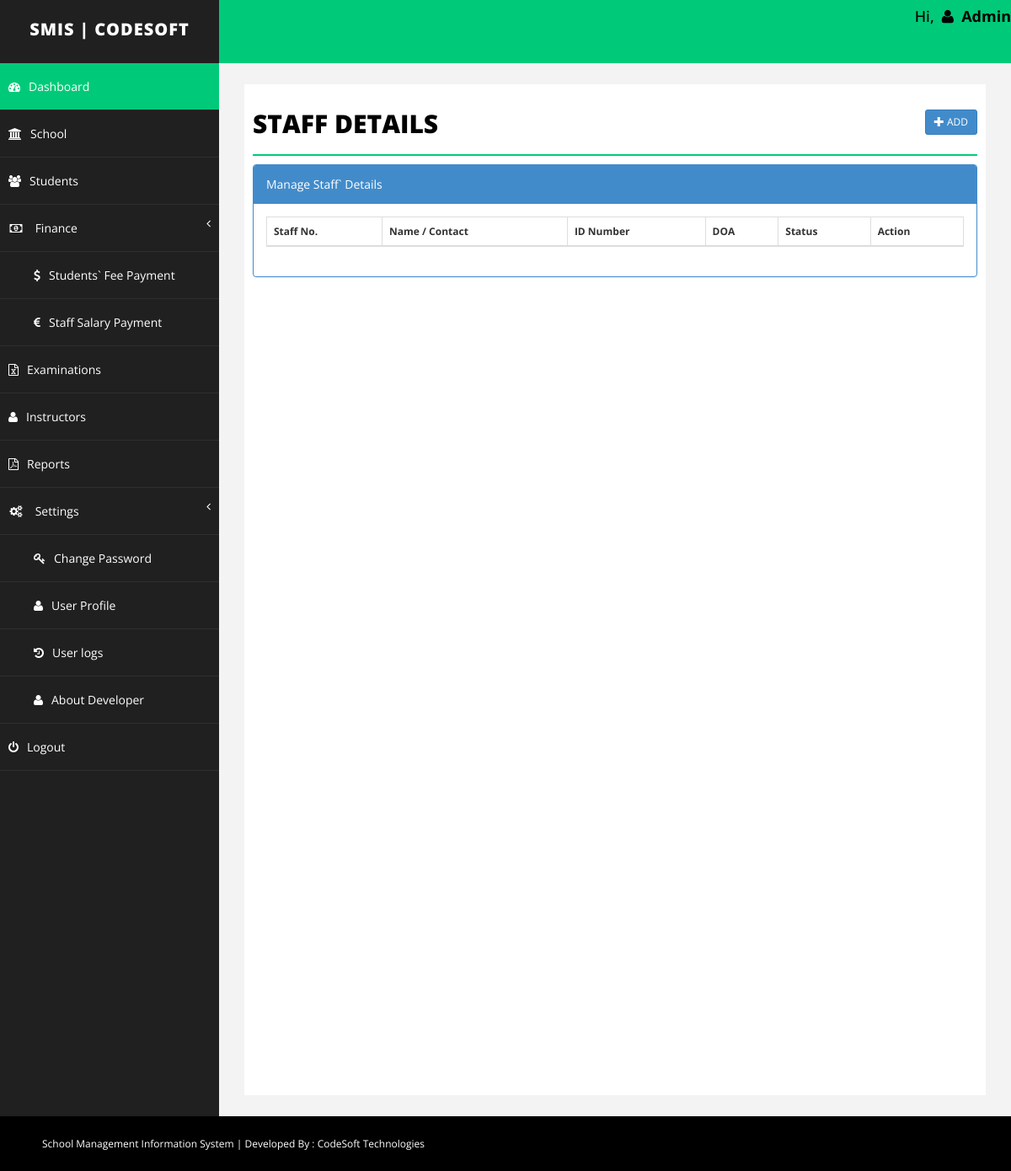
The page /Staff/staff.php (signed in) on the database as committed earlier.
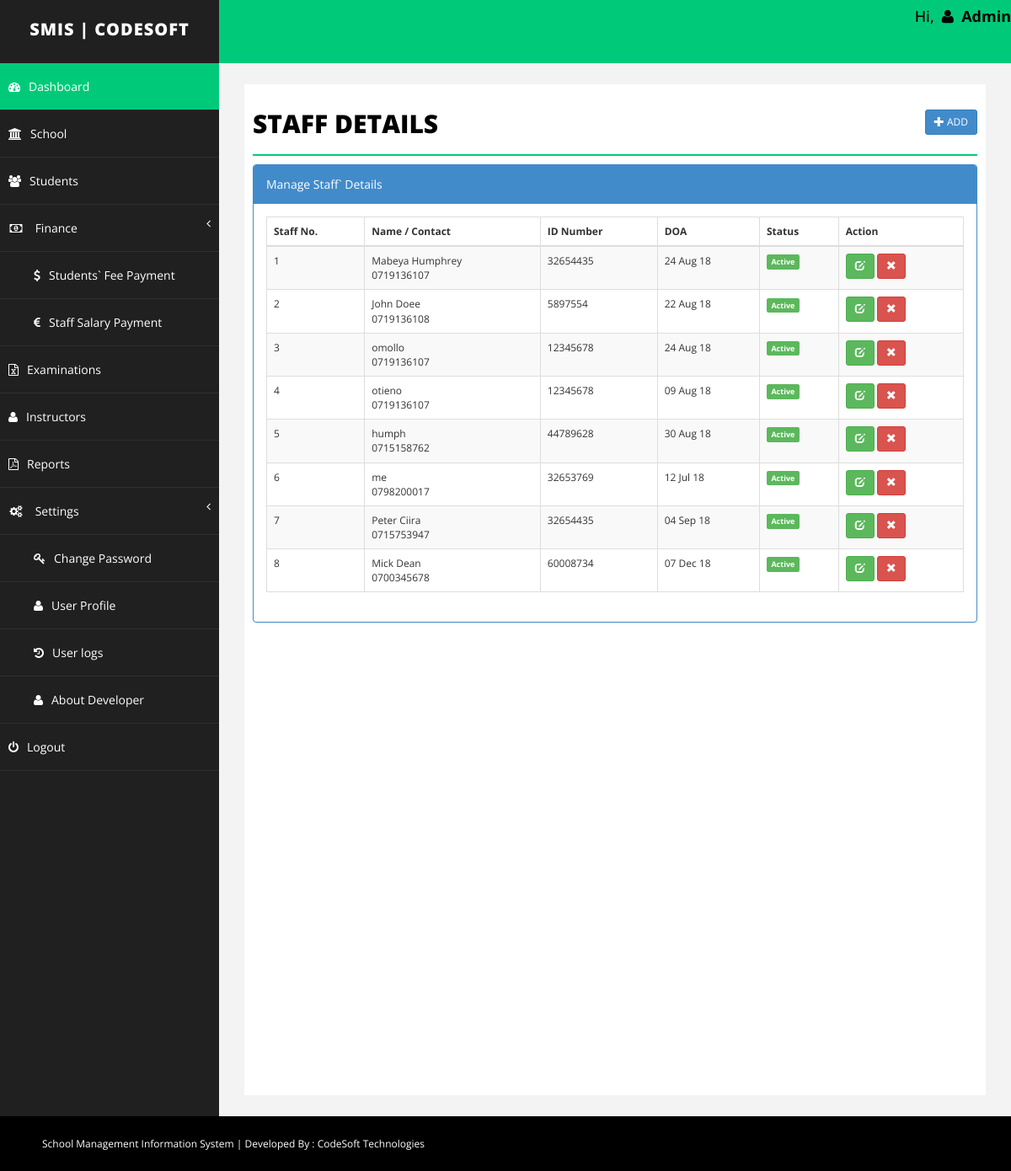
The same page on the database as committed later.
### tables this page shows
CREATE TABLE `staff` (
  `id` int(255) NOT NULL,
  `emailid` varchar(255) NOT NULL,
  `iname` varchar(255) NOT NULL,
  `joindate` datetime NOT NULL,
  `about` text NOT NULL,
  `contact` varchar(255) NOT NULL,
  `idno` varchar(255) NOT NULL,
  `salary` int(255) NOT NULL,
  `branch` varchar(255) NOT NULL,
  `remark` text NOT NULL,
  `delete_status` enum('0','1') NOT NULL DEFAULT '0'
);

### Staff/staff.php (the view, shortened to what the changed rows need)
<?php
	include("../Include/dbconnect.php");
	$id="";
	$emailid='';
	$iname='';
	$joindate = '';
	$remark='';
	$contact='';
	$idno='';
	$salary='';
	$about = '';
	$branch='';
	$action = "add";
?>
<!DOCTYPE html>
<html xmlns="http://www.w3.org/1999/xhtml">
<head>
	<?php include("../Include/links.php"); ?>
</head>
<?php
	include("../Include/header.php");
?>
        <div id="page-wrapper">
            <div id="page-inner">
                <div class="row">
                    <div class="col-md-12">
                        <h1 class="page-head-line">Staff Details
							<?php
								echo (isset($_GET['action']) && @$_GET['action']=="add" || @$_GET['action']=="edit")?
								' <a href="staff.php" class="btn btn-primary btn-sm pull-right">Back <i class="glyphicon glyphicon-arrow-right"></i></a>':'<a href="staff.php?action=add" class="btn btn-primary btn-sm pull-right"><i class="glyphicon glyphicon-plus"></i> Add </a>';
							?>
						</h1>
                    </div>
                </div>
				<?php
				if(isset($_GET['action']) && @$_GET['action']=="add" || @$_GET['action']=="edit")
				{
				?>
				<script type="text/javascript" src="../../js/validation/jquery.validate.min.js"></script>
                	<div class="row">
						<div class="col-sm-10 col-sm-offset-1">
               				<div class="panel panel-primary">
								<div class="panel-heading">
									<?php echo ($action=="add")? "Add Staff": "Edit Staff"; ?>
								</div>
								<form action="staff.php" method="post" id="signupForm1" class="form-horizontal">
                        		<div class="panel-body">
									<fieldset class="scheduler-border" >
						 				<legend  class="scheduler-border">Personal Information:</legend>
											<div class="form-group">
												<label class="col-sm-2 control-label" for="Old">Name* </label>
												<div class="col-sm-10">
													<input type="text" class="form-control" id="iname" name="iname" value="<?php echo $iname;?>"  />
												</div>
											</div>
											<div class="form-group">
													<label class="col-sm-2 control-label" for="Old">Contact* </label>
													<div class="col-sm-10">
														<input type="text" class="form-control" id="contact" name="contact" value="<?php echo $contact;?>" maxlength="10" />
													</div>
											</div>
											<div class="form-group">
												<label class="col-sm-2 control-label" for="Old">ID Number* </label>
												<div class="col-sm-10">
													<input type="text" class="form-control" id="idno" name="idno" value="<?php echo $idno;?>" maxlength="8" />
												</div>
											</div>
											<div class="form-group">
												<label class="col-sm-2 control-label" for="Old">Branch* </label>
												<div class="col-sm-10">
													<select  class="form-control" id="branch" name="branch" >
														<option value="" >Select Branch</option>
														<?php
															$sql = "select * from branch where delete_status='0' order by branch.branch asc";
															$q = $conn->query($sql);
															while($r = $q->fetch_assoc())
															{
															echo '<option value="'.$r['id'].'"  '.(($branch==$r['id'])?'selected="selected"':'').'>'.$r['branch'].'</option>';
															}
														?>
													</select>
												</div>
											</div>
											<div class="form-group">
												<label class="col-sm-2 control-label" for="Old">DOJ* </label>
													<div class="col-sm-10">
														<input type="text" class="form-control" id="joindate" name="joindate" value="<?php echo  ($joindate!='')?date("Y-m-d", strtotime($joindate)):'';?>" style="background-color: #fff;" readonly />
													</div>
											</div>
						 			</fieldset>
									<fieldset class="scheduler-border" >
						 				<legend  class="scheduler-border">Remenurations Information:</legend>
										<div class="form-group">
												<label class="col-sm-2 control-label" for="Old">Gross Monthly Pay* </label>
												<div class="col-sm-10">
													<input type="text" class="form-control" id="salary" name="salary" value="<?php echo $salary;?>" <?php echo ($action=="update")?"disabled":""; ?>  />
												</div>
										</div>
										<?php
										if($action=="add")
										{
										?>
										<?php
										}
										?>
										<?php
										if($action=="add")
										{
										?>
										<div class="form-group">
											<label class="col-sm-2 control-label" for="Password">Salary Remark </label>
											<div class="col-sm-10">
												<textarea class="form-control" id="remark" name="remark"><?php echo $remark;?></textarea >
											</div>
										</div>
										<?php
										}
										?>
									</fieldset>
							 		<fieldset class="scheduler-border" >
						 				<legend  class="scheduler-border">Optional Information:</legend>
										<div class="form-group">
											<label class="col-sm-2 control-label" for="Password">About staff </label>
											<div class="col-sm-10">
												<textarea class="form-control" id="about" name="about"><?php echo $about;?></textarea >
											</div>
										</div>
										<div class="form-group">
											<label class="col-sm-2 control-label" for="Old">Email Id </label>
											<div class="col-sm-10">
												<input type="text" class="form-control" id="emailid" name="emailid" value="<?php echo $emailid;?>"  />
											</div>
										</div>
									</fieldset>
									<div class="form-group">
										<div class="col-sm-8 col-sm-offset-2">
											<input type="hidden" name="id" value="<?php echo $id;?>">
											<input type="hidden" name="action" value="<?php echo $action;?>">
											<button type="submit" name="save" class="btn btn-primary">Save </button>
										</div>
									</div>
                         		</div>
							</form>
                        </div>
                    </div>
                </div>
			<script type="text/javascript">
				$( document ).ready( function () {
				$( "#joindate" ).datepicker({
					dateFormat:"yy-mm-dd",
					changeMonth: true,
					changeYear: true,
					yearRange: "1970:<?php echo date('Y');?>"
					});
				if($("#signupForm1").length > 0)
				{
				<?php if($action=='add')
				{
				?>
				$( "#signupForm1" ).validate( {
					rules: {
						iname: "required",
						joindate: "required",
						emailid: "email",
						branch: "required",
						contact: {
							required: true,
							digits: true
						},
						idno: {
							required: true,
							digits: true
						},
						salary: {
							required: true,
							digits: true
						},
					},
				<?php
				}else
				{
				?>
				$( "#signupForm1" ).validate( {
					rules: {
						iname: "required",
						joindate: "required",
						emailid: "email",
						branch: "required",
						idno: {
							required: true,
							digits: true
						},
						contact: {
							required: true,
							digits: true
						}
					},
					<?php
					}
					?>
					errorElement: "em",
					errorPlacement: function ( error, element ) {
						// Add the `help-block` class to the error element
						error.addClass( "help-block" );
						// Add `has-feedback` class to the parent div.form-group
						// in order to add icons to inputs
						element.parents( ".col-sm-10" ).addClass( "has-feedback" );
						if ( element.prop( "type" ) === "checkbox" ) {
							error.insertAfter( element.parent( "label" ) );
						} else {
							error.insertAfter( element );
						}
						// Add the span element, if doesn't exists, and apply the icon classes to it.
						if ( !element.next( "span" )[ 0 ] ) {
							$( "<span class='glyphicon glyphicon-remove form-control-feedback'></span>" ).insertAfter( element );
						}
					},
					success: function ( label, element ) {
						// Add the span element, if doesn't exists, and apply the icon classes to it.
						if ( !$( element ).next( "span" )[ 0 ] ) {
							$( "<span class='glyphicon glyphicon-ok form-control-feedback'></span>" ).insertAfter( $( element ) );
						}
					},
					highlight: function ( element, errorClass, validClass ) {
						$( element ).parents( ".col-sm-10" ).addClass( "has-error" ).removeClass( "has-success" );
						$( element ).next( "span" ).addClass( "glyphicon-remove" ).removeClass( "glyphicon-ok" );
					},
					unhighlight: function ( element, errorClass, validClass ) {
						$( element ).parents( ".col-sm-10" ).addClass( "has-success" ).removeClass( "has-error" );
						$( element ).next( "span" ).addClass( "glyphicon-ok" ).removeClass( "glyphicon-remove" );
					}
				} );
				}
				} );
			</script>
            <?php
				}else{
            ?>
            <link href="../../css/datatable/datatable.css" rel="stylesheet" />
            <div class="panel panel-primary">
                <div class="panel-body">
                    <div class="table-responsive table-sorting">
                        <table class=" table table-bordered table-striped" id="tSortable22">
                            <thead>
                                <tr>
                                    <th>Staff No.</th>
                                    <th>Name / Contact</th>
                                    <th>ID Number</th>
                                    <th>DOA</th>
									<th>Status</th>
                                    <th>Action</th>
                                </tr>
                            </thead>
                            <tbody>
								<?php
									$sql = "select * from staff where delete_status='0'";
									$result = $conn->query($sql);
									$i = 1;
									while($r = $result->fetch_assoc()){
										echo '<tr>
												<td>'.$i.'</td>
												<td>'.$r['iname'].'<br/>'.$r['contact'].'</td>
												<td>'.$r['idno'].'</td>
												<td>'.date("d M y", strtotime($r['joindate'])).'</td>
												<td><label class="label label-success">Active</label></td>
												<td>
													<a href="staff.php?action=edit&id='.$r['id'].'" class="btn btn-success btn-sm"><span class="glyphicon glyphicon-edit"></span></a>
													<a onclick="return confirm(\'Are you sure you want to delete this record?\');" href="staff.php?action=delete&id='.$r['id'].'" class="btn btn-danger btn-sm"><span class="glyphicon glyphicon-remove"></span></a>
												</td>
										</tr>';
										$i++;
									}
								?>
                            </tbody>
                        </table>
                    </div>
                </div>
            </div>
			<?php
			}
			?>
        </div>
    </div>
</body>
</html>

Rows that differ between the two databases and show on the page:
added staff: iname "Mabeya Humphrey", contact "0719136107", idno "32654435", joindate "24 Aug 18"
added staff: iname "John Doee", contact "0719136108", idno "5897554", joindate "22 Aug 18"
added staff: iname "omollo", contact "0719136107", idno "12345678", joindate "24 Aug 18"
added staff: iname "otieno", contact "0719136107", idno "12345678", joindate "09 Aug 18"
added staff: iname "humph", contact "0715158762", idno "44789628", joindate "30 Aug 18"
added staff: iname "me", contact "0798200017", idno "32653769", joindate "12 Jul 18"
added staff: iname "Peter Ciira", contact "0715753947", idno "32654435", joindate "04 Sep 18"
added staff: iname "Mick Dean", contact "0700345678", idno "60008734", joindate "07 Dec 18"
